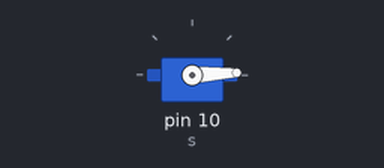
A sketch run on a simulated Arduino Uno, built with avr-gcc and run on an emulated ATmega328P. On the bench: servo.

Above: at 0.55 s.
At 1.4 s:
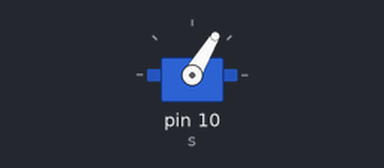
At 2.25 s:
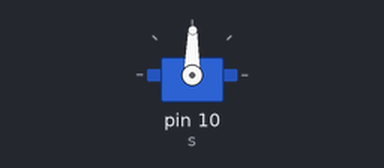
At 4.0 s:
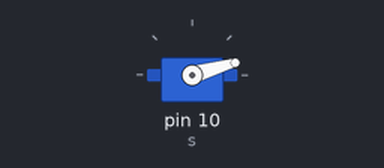
Timing chart, 0 to 6.6 s (numbered marks = the images above):
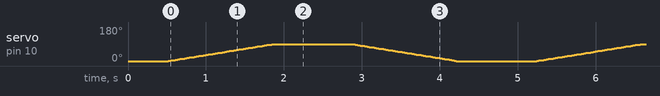

The sketch:

sketch_sep16e.ino
```cpp
  #include <Servo.h>

  Servo s; // Variável Servo
  int pos; // Posição Servo

  void setup ()
  {
    Serial.begin(9600);
    s.attach(10);
    s.write(0); // Inicia motor posição zero
    delay(500);
  }

  void loop()
  {
    for(pos = 0; pos < 90; pos++)
    {
      s.write(pos);
    delay(15);
    }
  delay(1000);
    for(pos = 90 ; pos >= 0; pos--)
    {
      s.write(pos);
      delay(15);
    }
    delay(1000);
  }
```
